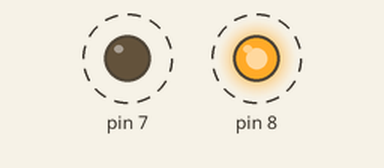
Simulated run of this sketch. Board: Arduino Uno, built with avr-gcc and run on an emulated ATmega328P. On the bench: output pins drawn as LEDs (lit = HIGH). Dashed ring = blinking.

Above: at 5.9 s.
Timing chart, 0 to 8.6 s (numbered marks = the images above):
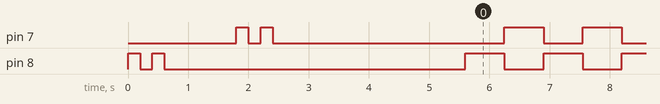

The sketch:

Controlling_digital_Outputs.ino
```cpp
void setup()
{
    // set up output pins
    pinMode(7, OUTPUT);
    pinMode(8, OUTPUT );

    // blink green LED on and off twice
        digitalWrite(8, HIGH);
        delay(200);
        digitalWrite(8, LOW);
        delay(200);
        digitalWrite(8, HIGH);
        delay(200);
        digitalWrite(8, LOW);
        delay(200);

    // wait one second
    delay (1000);

    // blink blue LED on and off twice
        digitalWrite(7, HIGH);
        delay(200);
        digitalWrite(7, LOW);
        delay(200);
        digitalWrite(7, HIGH);
        delay(200);
        digitalWrite(7, LOW);
        delay(200);

    // wait three seconds
    delay (3000);
}

void loop()
{
    // blink both LEDs on and off alternatively

    digitalWrite(8, HIGH);
        delay(650);
        digitalWrite(8, LOW);

    digitalWrite(7, HIGH);
        delay(650);
        digitalWrite(7, LOW);
}
```

Measured:
- by itself, pin 7: goes LOW 0.20 s, HIGH 0.20 s, LOW 3.9 s, 95 × (HIGH 0.65 s, LOW 0.65 s), then HIGH
- by itself, pin 8: goes LOW 0.20 s, HIGH 0.20 s, LOW 5.0 s, 95 × (HIGH 0.65 s, LOW 0.65 s), HIGH 0.65 s, then LOW
- by itself, everything shown: repeats every 1.3 s, in 3 steps
